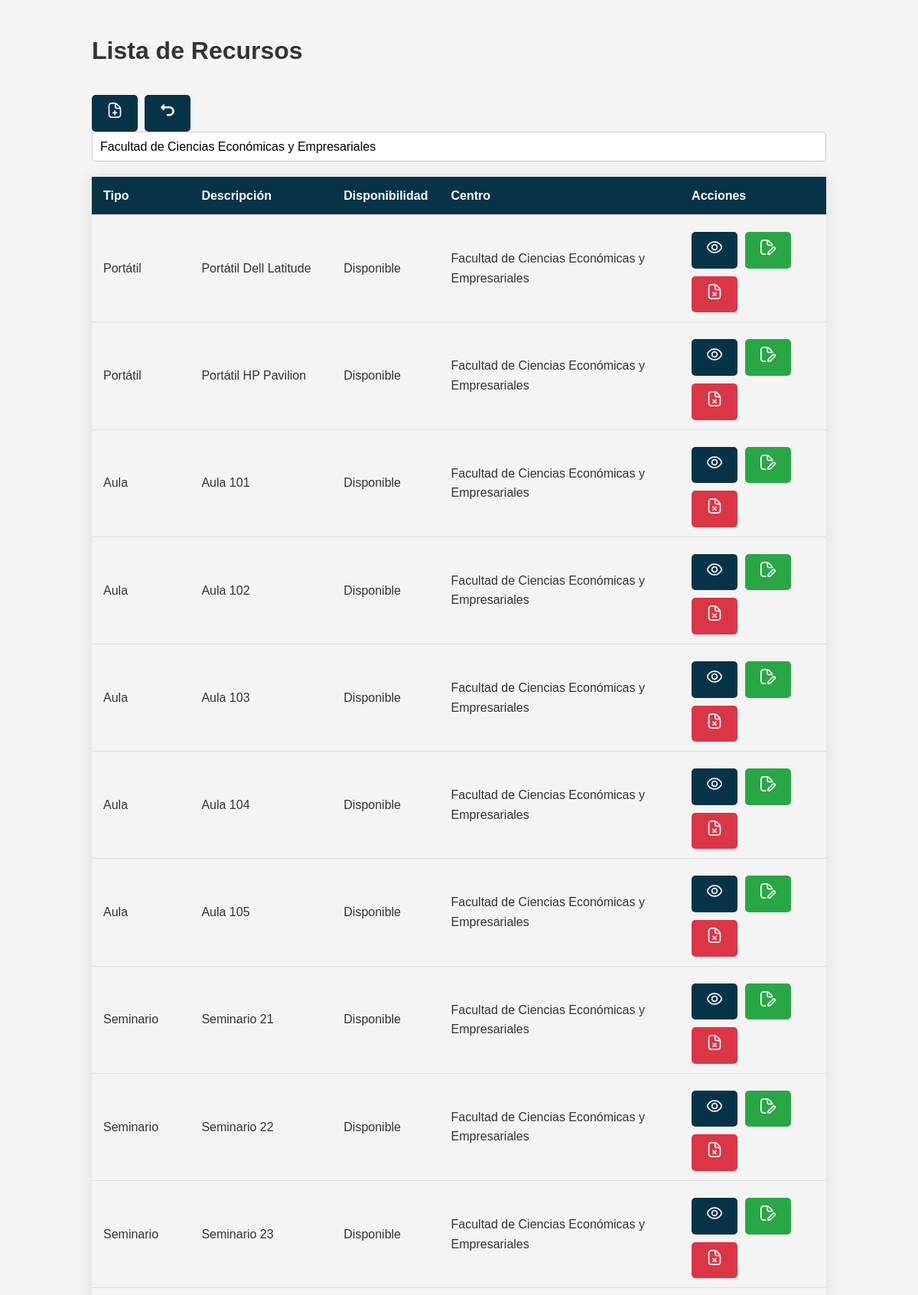
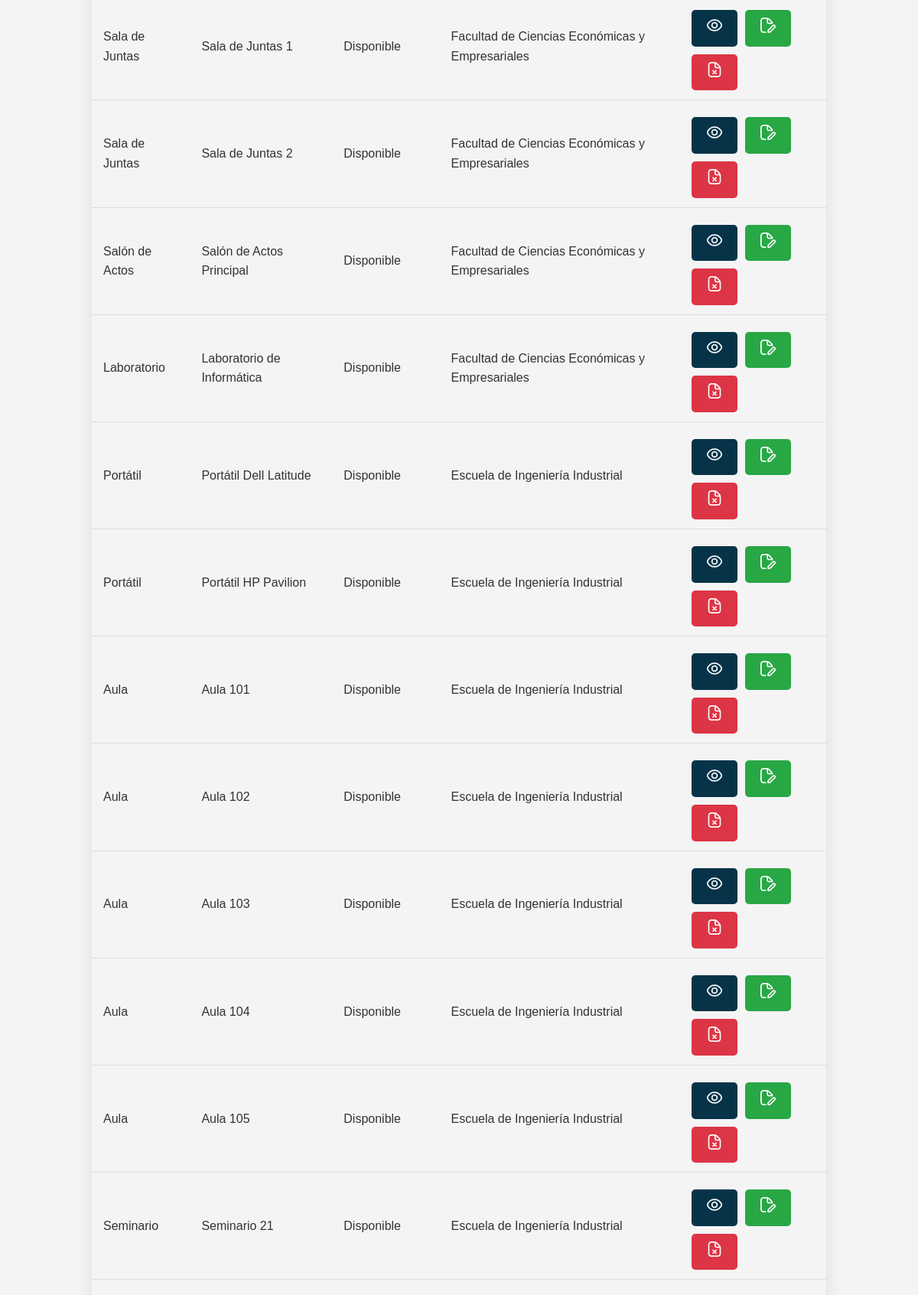
/Controllers/Recursos_Controller.php?action=list_recursos (signed in, upper part), run on the app's committed database (2 pictures, top to bottom).
### tables this page shows
CREATE TABLE Recurso (
    ID_Recurso INT AUTO_INCREMENT PRIMARY KEY,
    Tipo ENUM('Aula', 'Laboratorio', 'Salón de Actos', 'Sala de Juntas', 'Portátil', 'Seminario', 'Otros') NOT NULL,
    Descripcion TEXT NOT NULL,
    Disponibilidad ENUM('Disponible', 'No disponible') NOT NULL,
    ID_Centro INT NULL,
    FOREIGN KEY (ID_Centro) REFERENCES Centro(ID_Centro) ON DELETE CASCADE
);

CREATE TABLE Centro (
    ID_Centro INT AUTO_INCREMENT PRIMARY KEY,
    Nombre VARCHAR(50) NOT NULL,
    Direccion VARCHAR(100) NOT NULL,
    Telefono VARCHAR(15) NOT NULL,
    Email VARCHAR(100) NOT NULL
);

### models/Centros_Model.php (called while the page is built, shortened)
<?php
class Centros_Model {
    var $Nombre;
    var $Direccion;
    var $Telefono;
    var $Email;
    function __construct($ID_Centro, $Nombre, $Direccion, $Telefono, $Email) {
        $this->Nombre = $Nombre;
        $this->Direccion = $Direccion;
        $this->Telefono = $Telefono;
        $this->Email = $Email;
        include_once 'Access_DB.php';
        $this->mysqli = ConnectDB();
    }
    function search() {
        $sql = "SELECT * FROM Centro
                WHERE Nombre LIKE ? AND
                      Direccion LIKE ? AND
                      Telefono LIKE ? AND
                      Email LIKE ?";
        $stmt = $this->mysqli->prepare($sql);
        $search_nombre = "%$this->Nombre%";
        $search_direccion = "%$this->Direccion%";
        $search_telefono = "%$this->Telefono%";
        $search_email = "%$this->Email%";
        $stmt->bind_param('ssss', $search_nombre, $search_direccion, $search_telefono, $search_email);
        $stmt->execute();
        return $stmt->get_result();
    }
}
?>

### models/Access_DB.php (called while the page is built, shortened)
<?php
function ConnectDB() {
    $mysqli = new mysqli("localhost", "root", "", "uvigores");
    return $mysqli;
}
?>

### models/Recursos_Model.php (called while the page is built, shortened)
<?php
class Recursos_Model {
    function __construct($ID_Recurso, $Tipo, $Descripcion, $Disponibilidad, $ID_Centro) {
        $this->ID_Centro = $ID_Centro;
        include_once 'Access_DB.php';
        $this->mysqli = ConnectDB();
    }
    function search() {
        $sql = "SELECT Recurso.*, Centro.Nombre AS Nombre_Centro
                FROM Recurso INNER JOIN Centro ON Recurso.ID_Centro = Centro.ID_Centro ";
        $stmt = $this->mysqli->prepare($sql);
        $stmt->execute();
        return $stmt->get_result();
    }
}
?>

### views/Recurso_List_View.php (the view, shortened to what this page needs)
<?php
class Recurso_List_View {
    function __construct($result, $centers) {
        $this->result = $result;
        $this->centers = $centers;
        $this->render();
    }
    function render() {
        include '../Locales/Strings_SPANISH.php';
        ?>
        <!DOCTYPE html>
        <html lang="es">
        <head>
            <link rel="stylesheet" href="../css/styles.css">
        </head>
        <body>
            <div class="container">
                <h1><?php echo $strings['Lista de Recursos']; ?></h1>
                <a class="button" href="Recursos_Controller.php?action=add_recurso"title="<?php echo $strings['Añadir Recurso']; ?>">
                    <img src="../views/img/add-resource.png" alt="<?php echo $strings['Añadir Recurso']; ?>" style="width: 20px; height: 20px;">
                </a>
                <a class="button" href="../index.php" title="<?php echo $strings['Volver']; ?>">
                    <img src="../views/img/turn-back.png" alt="<?php echo $strings['Volver']; ?>" style="width: 20px; height: 20px;">
                </a>
                <select name="CentroID">
                    <?php
                        while ($center = $this->centers->fetch_assoc()) {
                            echo "<option value=\"{$center['ID_Centro']}\">{$center['Nombre']}</option>";
                        }
                    ?>
                </select>
                <table class="table">
                    <thead>
                        <tr>
                            <th><?php echo $strings['Tipo']; ?></th>
                            <th><?php echo $strings['Descripción']; ?></th>
                            <th><?php echo $strings['Disponibilidad']; ?></th>
                            <th><?php echo $strings['Centro']; ?></th>
                            <th><?php echo $strings['Acciones']; ?></th>
                        </tr>
                    </thead>
                    <tbody>
                    <?php
                    while ($row = $this->result->fetch_assoc()) {
                        echo "<tr>";
                        echo "<td>{$row['Tipo']}</td>";
                        echo "<td>{$row['Descripcion']}</td>";
                        echo "<td>{$row['Disponibilidad']}</td>";
                        echo "<td>{$row['Nombre_Centro']}</td>";
                        echo "<td>
                                <a class='button button-view' href='Recursos_Controller.php?action=view_recursos&ID_Recurso={$row['ID_Recurso']}' title='Ver recurso'>
                                    <img src='../views/img/show.png' alt='Ver usuario' style='width: 20px; height: 20px;'>
                                </a>
                                <a class='button button-edit' href='Recursos_Controller.php?action=edit_recurso&ID_Recurso={$row['ID_Recurso']}' title='Editar recurso'>
                                    <img src='../views/img/edit-resource.png' alt='Editar recurso' style='width: 20px; height: 20px;'></a>
                                <a class='button button-delete' href='Recursos_Controller.php?action=delete_recurso&ID_Recurso={$row['ID_Recurso']}' title='Eliminar recurso' onclick='return confirm(\"¿Estás seguro de que quieres eliminar este recurso?\")'>
                                    <img src='../views/img/delete-resource.png' alt='Eliminar recurso' style='width: 20px; height: 20px;'>
                                </a>
                              </td>";
                        echo "</tr>";
                    }
                    ?>
                    </tbody>
                </table>
            </div>
        </body>
        </html>
        <?php
    }
}
?>

### css/styles.css (style rules this page uses)
body { font-family: 'Arial', sans-serif; background-color: #f4f4f4; color: #333; margin: 0; padding: 0; line-height: 1.6; }
.container { width: 80%; margin: 0 auto; padding: 20px; }
a { color: #0056b3; text-decoration: none; font-weight: bold; }
button, .button { background-color: #073349; color: white; padding: 10px 20px; border: none; cursor: pointer; text-align: center; border-radius: 5px; font-size: 16px; margin: 5px 0; display: inline-block; }
select { background-color: #fff; cursor: pointer; appearance: none; -webkit-appearance: none; -moz-appearance: none; padding-right: 30px; border: 1px solid #ccc; border-radius: 5px; font-size: 16px; background-repeat: no-repeat; background-position: right 10px center; transition: background-color 0.3s ease, border-color 0.3s ease; width: 100%; padding: 10px; }
.table { width: 100%; border-collapse: collapse; margin: 20px 0; font-size: 16px; box-shadow: 0 0 20px rgba(0, 0, 0, 0.1); }
.table thead { background-color: #073349; color: white; }
.table th, .table td { padding: 12px 15px; text-align: left; border-bottom: 1px solid #ddd; }
.button { display: inline-block; padding: 10px 20px; margin: 10px 5px 0 0; background-color: #073349; color: white; text-align: center; text-decoration: none; border-radius: 5px; transition: background-color 0.3s ease; }
.button-edit { background-color: #28a745; }
.button-delete { background-color: #dc3545; }

### data on the page
recurso: Tipo "Portátil", Descripcion "Portátil Dell Latitude", Disponibilidad "Disponible", ID_Centro.Nombre "Facultad de Ciencias Económicas y Empresariales"
recurso: Tipo "Portátil", Descripcion "Portátil HP Pavilion", Disponibilidad "Disponible", ID_Centro.Nombre "Facultad de Ciencias Económicas y Empresariales"
recurso: Tipo "Aula", Descripcion "Aula 101", Disponibilidad "Disponible", ID_Centro.Nombre "Facultad de Ciencias Económicas y Empresariales"
recurso: Tipo "Aula", Descripcion "Aula 102", Disponibilidad "Disponible", ID_Centro.Nombre "Facultad de Ciencias Económicas y Empresariales"
recurso: Tipo "Aula", Descripcion "Aula 103", Disponibilidad "Disponible", ID_Centro.Nombre "Facultad de Ciencias Económicas y Empresariales"
recurso: Tipo "Aula", Descripcion "Aula 104", Disponibilidad "Disponible", ID_Centro.Nombre "Facultad de Ciencias Económicas y Empresariales"
recurso: Tipo "Aula", Descripcion "Aula 105", Disponibilidad "Disponible", ID_Centro.Nombre "Facultad de Ciencias Económicas y Empresariales"
recurso: Tipo "Seminario", Descripcion "Seminario 21", Disponibilidad "Disponible", ID_Centro.Nombre "Facultad de Ciencias Económicas y Empresariales"
recurso: Tipo "Seminario", Descripcion "Seminario 22", Disponibilidad "Disponible", ID_Centro.Nombre "Facultad de Ciencias Económicas y Empresariales"
recurso: Tipo "Seminario", Descripcion "Seminario 23", Disponibilidad "Disponible", ID_Centro.Nombre "Facultad de Ciencias Económicas y Empresariales"
recurso: Tipo "Sala de Juntas", Descripcion "Sala de Juntas 1", Disponibilidad "Disponible", ID_Centro.Nombre "Facultad de Ciencias Económicas y Empresariales"
recurso: Tipo "Sala de Juntas", Descripcion "Sala de Juntas 2", Disponibilidad "Disponible", ID_Centro.Nombre "Facultad de Ciencias Económicas y Empresariales"
recurso: Tipo "Salón de Actos", Descripcion "Salón de Actos Principal", Disponibilidad "Disponible", ID_Centro.Nombre "Facultad de Ciencias Económicas y Empresariales"
recurso: Tipo "Laboratorio", Descripcion "Laboratorio de Informática", Disponibilidad "Disponible", ID_Centro.Nombre "Facultad de Ciencias Económicas y Empresariales"
recurso: Tipo "Portátil", Descripcion "Portátil Dell Latitude", Disponibilidad "Disponible", ID_Centro.Nombre "Escuela de Ingeniería Industrial"
recurso: Tipo "Portátil", Descripcion "Portátil HP Pavilion", Disponibilidad "Disponible", ID_Centro.Nombre "Escuela de Ingeniería Industrial"
recurso: Tipo "Aula", Descripcion "Aula 101", Disponibilidad "Disponible", ID_Centro.Nombre "Escuela de Ingeniería Industrial"
recurso: Tipo "Aula", Descripcion "Aula 102", Disponibilidad "Disponible", ID_Centro.Nombre "Escuela de Ingeniería Industrial"
recurso: Tipo "Aula", Descripcion "Aula 103", Disponibilidad "Disponible", ID_Centro.Nombre "Escuela de Ingeniería Industrial"
recurso: Tipo "Aula", Descripcion "Aula 104", Disponibilidad "Disponible", ID_Centro.Nombre "Escuela de Ingeniería Industrial"
recurso: Tipo "Aula", Descripcion "Aula 105", Disponibilidad "Disponible", ID_Centro.Nombre "Escuela de Ingeniería Industrial"
recurso: Tipo "Seminario", Descripcion "Seminario 21", Disponibilidad "Disponible", ID_Centro.Nombre "Escuela de Ingeniería Industrial"

### other printed values
$strings['Lista de Recursos'] "Lista de Recursos"
$strings['Tipo'] "Tipo"
$strings['Descripción'] "Descripción"
$strings['Disponibilidad'] "Disponibilidad"
$strings['Centro'] "Centro"
$strings['Acciones'] "Acciones"
form field CentroID "Facultad de Ciencias Económicas y Empresariales"
